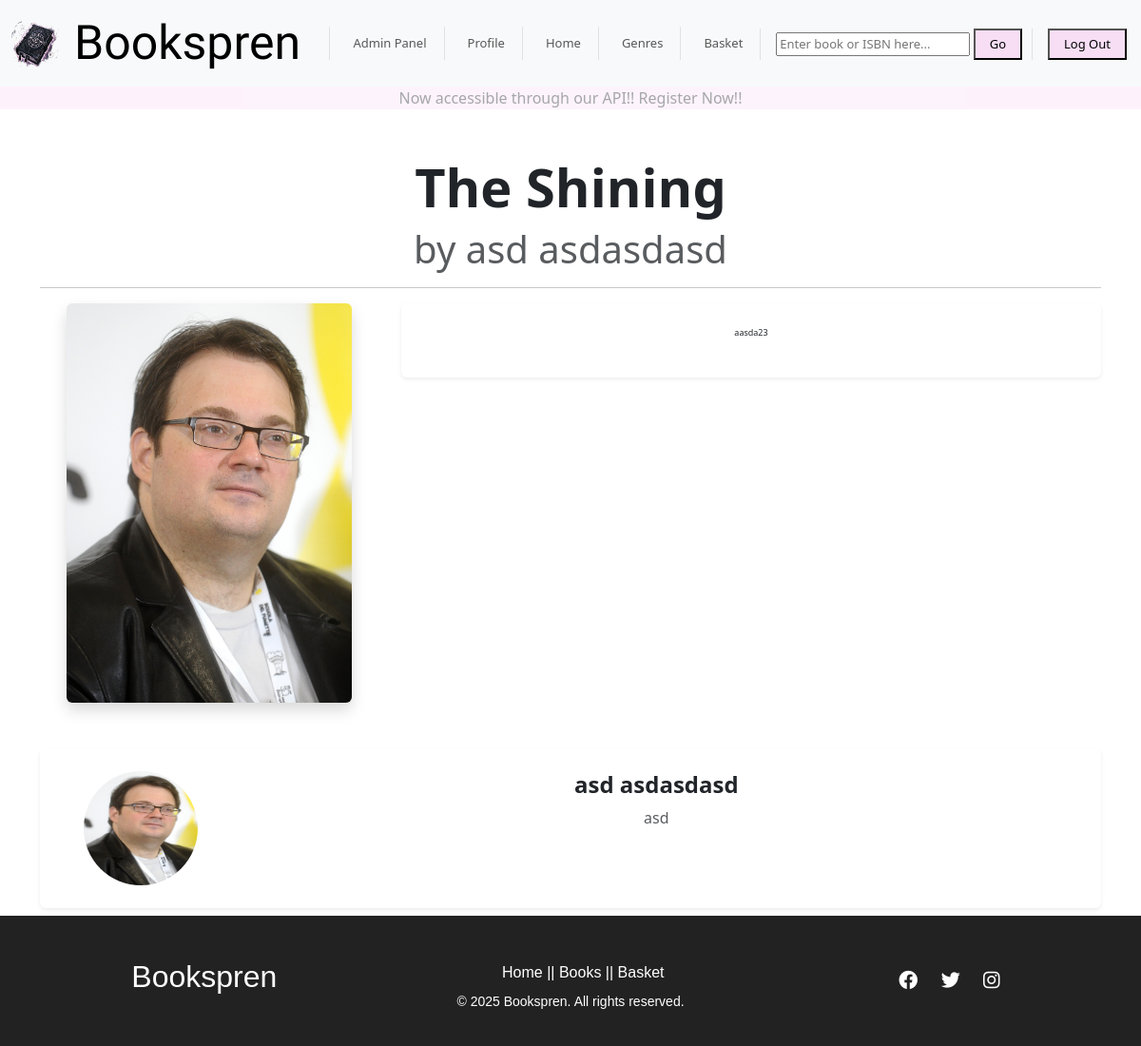
/inventory/book/4/ (signed in), run on an earlier commit of the app's database.
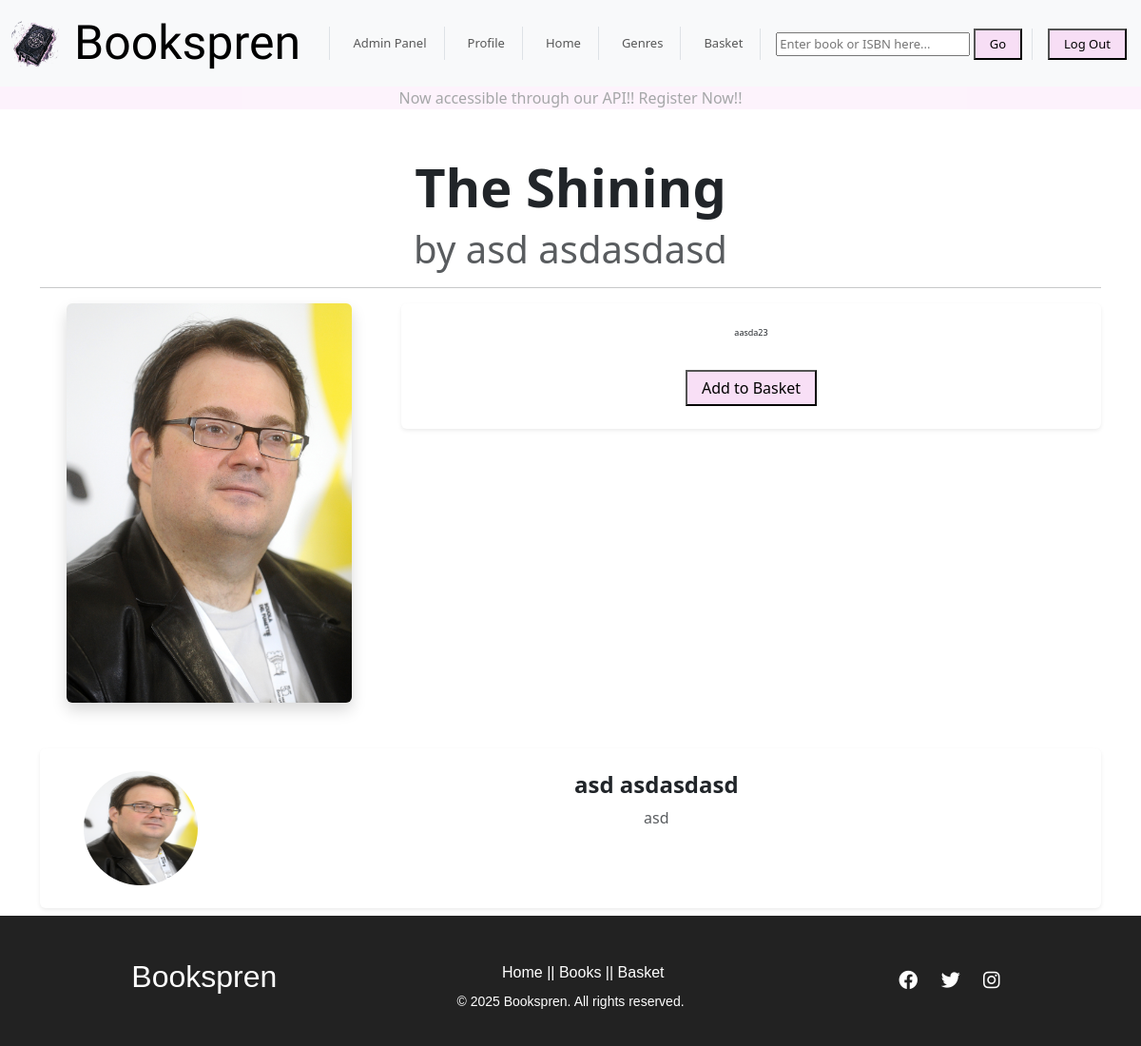
And on a later commit of the database.
### apps/api/models.py (models this page shows, shortened)
class Books(models.Model):
    class Meta:
        verbose_name_plural = 'Books'
    title = models.CharField(max_length=200)
    author = models.ForeignKey(Author, on_delete=models.CASCADE, related_name="books")
    category = models.ForeignKey(Category, on_delete=models.SET_NULL, null=True, related_name="books")
    description = models.TextField()
    price = models.DecimalField(max_digits=10, decimal_places=2)
    stock = models.PositiveIntegerField(default=0)
    cover_image = models.ImageField(upload_to='book_pics/', blank=True, null=True)
    published_date = models.DateField()
    isbn = models.CharField(max_length=13, unique=True)

class Author(models.Model):
    first_name = models.CharField(max_length=100)
    last_name = models.CharField(max_length=100)
    bio = models.TextField(blank=True)
    profile_picture = models.ImageField(upload_to='authors/', blank=True, null=True)

### apps/inventory/views.py (the view)
# urls.py: path('book/<int:book_id>/', views.book_details, name='book_details'),
@login_required
def book_details(request, book_id):
    book = Books.objects.get(id=book_id)  # Fetch book by ID
    base_author = book.author.id  # Get author ID from book data
    author = Author.objects.get(id=base_author)
    if request.method == "POST":
        form = CartForm(request.POST)
        if form.is_valid():
            cart_field = form.save(commit=False)
            cart_field.user_id = request.user
            cart_field.book = Books.objects.get(id=book_id)
            cart_field.save()
            book.stock -= 1
            book.save()
            return redirect('cart')  # Redirect to cart page after successful addition
    else:
        form = CartForm()  # Create empty form for GET requests
    return render(request, 'book_details.html', {'data': book, 'form': form, 'author': author})

### apps/inventory/forms.py
class CartForm(forms.ModelForm):
    class Meta:
        model = Cart
        fields = []

### apps/inventory/templates/book_details.html (shortened to what this page needs)
{% extends 'base.html' %}
{% block content %}
{% if user.is_authenticated %}
<div class="container mt-5">
    <div class="text-center">
        <h1 class="display-4 fw-bold">{{ data.title }}</h1>
        <p class="display-6 text-muted">by {{ author.first_name }} {{ author.last_name }}</p>
        <hr>
    </div>
    <div class="row">
        <div class="col-md-4 text-center">
            <img src="{{ data.cover_image.url }}"style="max-width: 300px" class="img-fluid rounded shadow" alt="{{ data.title }} Cover">
        </div>
        <div class="col-md-8">
            <div class="card shadow-sm p-4">
                <p class="lead" style="font-size: xx-small;">{{ data.description }}</p>
                {%if data.stock > 0%}
                <form method="POST" class="mt-3">
                    <button type="submit" class="button">Add to Basket</button>
                </form>
                {%endif%}
            </div>
        </div>
    </div>
    <div class="card mt-5 shadow-sm p-4">
        <div class="row g-3">
            <div class="col-md-2 text-center">
                <img src="{{ author.profile_picture.url }}" class="rounded-circle img-fluid" style="width: 120px; height: 120px;" alt="{{ data.author_first }} {{ data.author_last }}">
            </div>
            <div class="col-md-10">
                <h4 class="fw-bold">{{ author.first_name }} {{ author.last_name }}</h4>
                <p class="text-muted">{{ author.bio }}</p>
            </div>
        </div>
    </div>
</div>
{% endif %}
{% endblock %}

### templates/base.html (shortened to what this page needs)
{% load static %}
<!DOCTYPE html>
<html>
<head>
  <link rel="stylesheet" href="{% static 'css/style.css' %}">
  <link href="https://cdn.jsdelivr.net/npm/bootstrap@5.3.3/dist/css/bootstrap.min.css" rel="stylesheet">
  <link rel="stylesheet" href="https://cdnjs.cloudflare.com/ajax/libs/font-awesome/6.0.0/css/all.min.css">
</head>
<body>
  <nav class="navbar navbar-expand-lg navbar-light bg-light">
    <div class="container-fluid">
      <a class="navbar-brand" href="{% url 'home' %}">
        <img src="{% static 'images/pic2_edited.png' %}" style="width: 50px; height: 50px;">
      </a>
      <a class="navbar-header sassy-frass-regular" href="{% url 'home' %}" style="text-decoration: none; color: black;">Bookspren</a>
      <div class="collapse navbar-collapse ms-auto" id="navbarNav">
        <ul class="navbar-nav ms-auto">
          {% if request.user.username == "admin" %}
            <li class="nav-item border-start ps-3"><a class="nav-link" href="{% url 'admin:index' %}">Admin Panel</a></li>
          {% endif %}
          <li class="nav-item border-start ps-3"><a class="nav-link" href="{% url 'profile' %}">Profile</a></li>
          <li class="nav-item border-start ps-3"><a class="nav-link" href="{% url 'home' %}">Home</a></li>
          <li class="nav-item border-start ps-3"><a class="nav-link" href="{% url 'genres' %}">Genres</a></li>
          <li class="nav-item border-start ps-3"><a class="nav-link" href="{% url 'cart' %}">Basket</a></li>
          <li class="nav-item border-start ps-3">
            <form method="POST" action="{% url 'search_books' %}">
              <input type="text" name="keyword" placeholder="Enter book or ISBN here..." required>
              <button type="submit">Go</button>
            </form>
          </li>
          {%if user.is_authenticated %}
          <li class="nav-item border-start ps-3">
            <form action="{% url 'logout' %}" method="post">
              <button class="button" type="submit">Log Out</button>
            </form>
          </li>
          {% endif %}
        </ul>
      </div>
    </div>
  </nav>
  <div class="container-fluid" style="text-align: center; background-color:#f8dcf5e6; opacity: 40%;">
    <p>Now accessible through our API!! Register Now!!</p>
  </div>
  <main>
    {% block content %}
    {% endblock %}
  </main>
</body>
{%include 'footer.html'%}
</html>

### templates/footer.html
{%block content %}
<footer class="footer">
    <div class="footer-container">
        <div class="footer-logo">
            <h2>Bookspren</h2>
        </div>
        <div class="footer-links">
            <ul style="display: flex;">
                <li><a href="{% url 'home' %}">Home |</a></li>
                <li><a href="{% url 'genres' %}">| Books |</a></li>
                <li><a href="{% url 'cart' %}">| Basket</a></li>
            </ul>
        </div>
        <div class="footer-social">
            <a href="https://facebook.com" target="_blank"><i class="fab fa-facebook"></i></a>
            <a href="https://twitter.com" target="_blank"><i class="fab fa-twitter"></i></a>
            <a href="https://instagram.com" target="_blank"><i class="fab fa-instagram"></i></a>
        </div>
    </div>
    <div class="footer-bottom">
        <p>&copy; {% now "Y" %} Bookspren. All rights reserved.</p>
    </div>
</footer>
{%endblock%}

### static/css/style.css (style rules this page uses)
.sassy-frass-regular { font-family: "Sassy Frass", serif; font-weight: 400; font-style: normal; font-size: 50px; }
main { min-height: 100vh; }
h1 { font-size: 10px; }
.navbar-header { font-size: 50px; }
.navbar-nav { display: grid; grid-template-columns: 1fr auto; align-items: flex-end; justify-content: end; padding: 3px; gap: 10px; font-size: small; }
button { background-color: #f8dcf5e6; padding: 5px 15px; cursor: pointer; }
.card { text-align: center; border: none !important; }
.footer { background-color: #222; color: white; text-align: center; padding: 20px 0; font-family: Arial, sans-serif; }
.footer-container { display: flex; justify-content: space-around; align-items: center; flex-wrap: wrap; margin: auto; padding: 20px; height: 50px; }
.footer-links ul { list-style: none; padding: 0; }
.footer-links ul li { margin: 8px 0; }
.footer-links ul li a { color: white; text-decoration: none; transition: 0.3s; }
.footer-social a { color: white; margin: 0 10px; font-size: 20px; transition: 0.3s; }
.footer-bottom { margin-top: 10px; font-size: 14px; }

What changed in the data, as far as the page shows it:
changed Books "The Shining": stock 0 → 2 (drawn)
Also different on the page:
text now shown: "Add to Basket"
